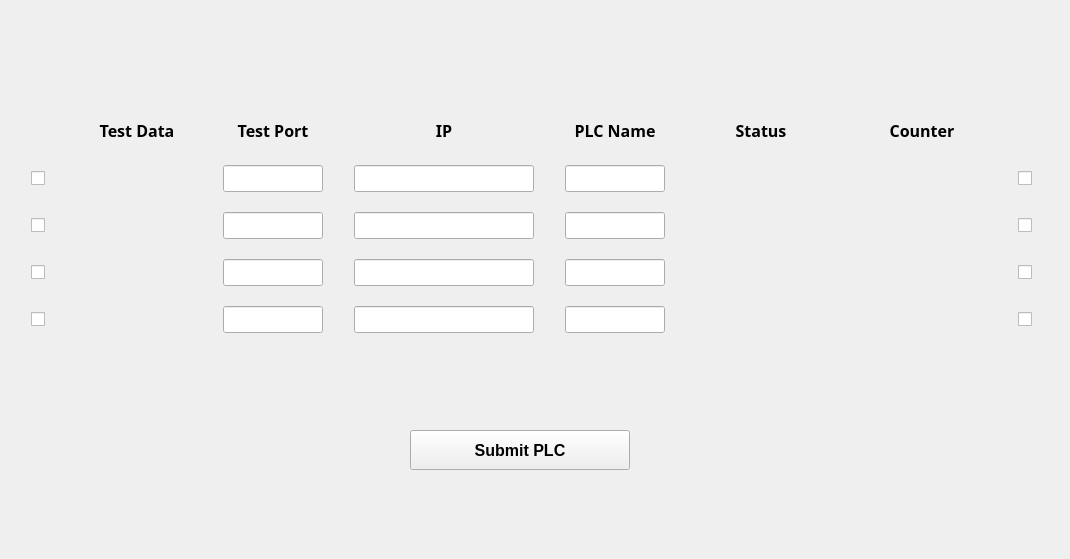
    <widget class="QWidget" name="PLC_Status">
     <attribute name="title">
      <string>PLC Status</string>
     </attribute>
     <widget class="QLabel" name="Logo_label_PLC_Status">
      <property name="geometry">
       <rect>
        <x>870</x>
        <y>360</y>
        <width>190</width>
        <height>190</height>
       </rect>
      </property>
      <property name="text">
       <string/>
      </property>
      <property name="scaledContents">
       <bool>true</bool>
      </property>
     </widget>
     <widget class="QWidget" name="layoutWidget_3">
      <property name="geometry">
       <rect>
        <x>10</x>
        <y>100</y>
        <width>1051</width>
        <height>250</height>
       </rect>
      </property>
      <layout class="QGridLayout" name="gridLayout_3" rowstretch="0,0,0,0,0" columnstretch="0,0,0,0,0,0,0,0">
       <property name="sizeConstraint">
        <enum>QLayout::SetDefaultConstraint</enum>
       </property>
       <property name="horizontalSpacing">
        <number>10</number>
       </property>
       <property name="verticalSpacing">
        <number>5</number>
       </property>
       <item row="0" column="4">
        <widget class="QLabel" name="label_Name_show">
         <property name="sizePolicy">
          <sizepolicy hsizetype="Minimum" vsizetype="Minimum">
           <horstretch>0</horstretch>
           <verstretch>0</verstretch>
          </sizepolicy>
         </property>
         <property name="font">
          <font>
           <family>B Nazanin</family>
           <pointsize>12</pointsize>
           <weight>75</weight>
           <bold>true</bold>
          </font>
         </property>
         <property name="text">
          <string>PLC Name</string>
         </property>
         <property name="alignment">
          <set>Qt::AlignCenter</set>
         </property>
        </widget>
       </item>
       <item row="1" column="5">
        <widget class="QLabel" name="PLC_Status_lbl_1">
         <property name="sizePolicy">
          <sizepolicy hsizetype="Minimum" vsizetype="Preferred">
           <horstretch>0</horstretch>
           <verstretch>0</verstretch>
          </sizepolicy>
         </property>
         <property name="maximumSize">
          <size>
           <width>130</width>
           <height>16777215</height>
          </size>
         </property>
         <property name="font">
          <font>
           <pointsize>12</pointsize>
           <weight>75</weight>
           <bold>true</bold>
          </font>
         </property>
         <property name="text">
          <string/>
         </property>
         <property name="alignment">
          <set>Qt::AlignCenter</set>
         </property>
        </widget>
       </item>
       <item row="4" column="5">
        <widget class="QLabel" name="PLC_Status_lbl_4">
         <property name="sizePolicy">
          <sizepolicy hsizetype="Minimum" vsizetype="Preferred">
           <horstretch>0</horstretch>
           <verstretch>0</verstretch>
          </sizepolicy>
         </property>
         <property name="font">
          <font>
           <pointsize>12</pointsize>
           <weight>75</weight>
           <bold>true</bold>
          </font>
         </property>
         <property name="text">
          <string/>
         </property>
         <property name="alignment">
          <set>Qt::AlignCenter</set>
         </property>
        </widget>
       </item>
       <item row="1" column="1">
        <widget class="QLabel" name="lbl_Test_Virtual_1">
         <property name="maximumSize">
          <size>
           <width>110</width>
           <height>30</height>
          </size>
         </property>
         <property name="font">
          <font>
           <pointsize>12</pointsize>
           <weight>75</weight>
           <bold>true</bold>
          </font>
         </property>
         <property name="text">
          <string/>
         </property>
         <property name="alignment">
          <set>Qt::AlignCenter</set>
         </property>
        </widget>
       </item>
       <item row="4" column="2">
        <widget class="QLineEdit" name="PLC_TestPort_lineEdit_4">
         <property name="sizePolicy">
          <sizepolicy hsizetype="Minimum" vsizetype="Fixed">
           <horstretch>0</horstretch>
           <verstretch>0</verstretch>
          </sizepolicy>
         </property>
         <property name="maximumSize">
          <size>
           <width>100</width>
           <height>16777215</height>
          </size>
         </property>
         <property name="font">
          <font>
           <pointsize>12</pointsize>
          </font>
         </property>
         <property name="text">
          <string/>
         </property>
         <property name="alignment">
          <set>Qt::AlignCenter</set>
         </property>
        </widget>
       </item>
       <item row="2" column="2">
        <widget class="QLineEdit" name="PLC_TestPort_lineEdit_2">
         <property name="sizePolicy">
          <sizepolicy hsizetype="Minimum" vsizetype="Fixed">
           <horstretch>0</horstretch>
           <verstretch>0</verstretch>
          </sizepolicy>
         </property>
         <property name="maximumSize">
          <size>
           <width>100</width>
           <height>16777215</height>
          </size>
         </property>
         <property name="font">
          <font>
           <pointsize>12</pointsize>
          </font>
         </property>
         <property name="text">
          <string/>
         </property>
         <property name="alignment">
          <set>Qt::AlignCenter</set>
         </property>
        </widget>
       </item>
       <item row="3" column="4">
        <widget class="QLineEdit" name="PLC_Name_lineEdit_3">
         <property name="sizePolicy">
          <sizepolicy hsizetype="Minimum" vsizetype="Fixed">
           <horstretch>0</horstretch>
           <verstretch>0</verstretch>
          </sizepolicy>
         </property>
         <property name="maximumSize">
          <size>
           <width>100</width>
           <height>16777215</height>
          </size>
         </property>
         <property name="font">
          <font>
           <pointsize>12</pointsize>
          </font>
         </property>
         <property name="text">
          <string/>
         </property>
         <property name="alignment">
          <set>Qt::AlignCenter</set>
         </property>
        </widget>
       </item>
       <item row="1" column="7">
        <widget class="QCheckBox" name="checkBox_Counter_1">
         <property name="maximumSize">
          <size>
           <width>20</width>
           <height>16777215</height>
          </size>
         </property>
         <property name="font">
          <font>
           <pointsize>12</pointsize>
           <weight>75</weight>
           <bold>true</bold>
          </font>
         </property>
         <property name="text">
          <string/>
         </property>
        </widget>
       </item>
       <item row="0" column="3">
        <widget class="QLabel" name="label_IP_show">
         <property name="sizePolicy">
          <sizepolicy hsizetype="Minimum" vsizetype="Minimum">
           <horstretch>0</horstretch>
           <verstretch>0</verstretch>
          </sizepolicy>
         </property>
         <property name="font">
          <font>
           <family>B Nazanin</family>
           <pointsize>12</pointsize>
           <weight>75</weight>
           <bold>true</bold>
          </font>
         </property>
         <property name="text">
          <string>IP</string>
         </property>
         <property name="alignment">
          <set>Qt::AlignCenter</set>
         </property>
        </widget>
       </item>
       <item row="1" column="6">
        <widget class="QLabel" name="PLC_Counter_lbl_1">
         <property name="sizePolicy">
          <sizepolicy hsizetype="Minimum" vsizetype="Preferred">
           <horstretch>0</horstretch>
           <verstretch>0</verstretch>
          </sizepolicy>
         </property>
         <property name="maximumSize">
          <size>
           <width>130</width>
           <height>16777215</height>
          </size>
         </property>
         <property name="font">
          <font>
           <pointsize>12</pointsize>
           <weight>75</weight>
           <bold>true</bold>
          </font>
         </property>
         <property name="text">
          <string/>
         </property>
         <property name="alignment">
          <set>Qt::AlignCenter</set>
         </property>
        </widget>
       </item>
       <item row="0" column="5">
        <widget class="QLabel" name="label_Status_show">
         <property name="sizePolicy">
          <sizepolicy hsizetype="Minimum" vsizetype="Minimum">
           <horstretch>0</horstretch>
           <verstretch>0</verstretch>
          </sizepolicy>
         </property>
         <property name="font">
          <font>
           <family>B Nazanin</family>
           <pointsize>12</pointsize>
           <weight>75</weight>
           <bold>true</bold>
          </font>
         </property>
         <property name="text">
          <string>Status</string>
         </property>
         <property name="alignment">
          <set>Qt::AlignCenter</set>
         </property>
        </widget>
       </item>
       <item row="4" column="1">
        <widget class="QLabel" name="lbl_Test_Virtual_4">
         <property name="maximumSize">
          <size>
           <width>110</width>
           <height>16777215</height>
          </size>
         </property>
         <property name="font">
          <font>
           <pointsize>12</pointsize>
           <weight>75</weight>
           <bold>true</bold>
          </font>
         </property>
         <property name="text">
          <string/>
         </property>
         <property name="alignment">
          <set>Qt::AlignCenter</set>
         </property>
        </widget>
       </item>
       <item row="3" column="1">
        <widget class="QLabel" name="lbl_Test_Virtual_3">
         <property name="maximumSize">
          <size>
           <width>110</width>
           <height>30</height>
          </size>
         </property>
         <property name="font">
          <font>
           <pointsize>12</pointsize>
           <weight>75</weight>
           <bold>true</bold>
          </font>
         </property>
         <property name="text">
          <string/>
         </property>
         <property name="alignment">
          <set>Qt::AlignCenter</set>
         </property>
        </widget>
       </item>
       <item row="4" column="7">
        <widget class="QCheckBox" name="checkBox_Counter_4">
         <property name="maximumSize">
          <size>
           <width>20</width>
           <height>16777215</height>
          </size>
         </property>
         <property name="font">
          <font>
           <pointsize>12</pointsize>
           <weight>75</weight>
           <bold>true</bold>
          </font>
         </property>
         <property name="text">
          <string/>
         </property>
        </widget>
       </item>
       <item row="3" column="5">
        <widget class="QLabel" name="PLC_Status_lbl_3">
         <property name="sizePolicy">
          <sizepolicy hsizetype="Minimum" vsizetype="Preferred">
           <horstretch>0</horstretch>
           <verstretch>0</verstretch>
          </sizepolicy>
         </property>
         <property name="font">
          <font>
           <pointsize>12</pointsize>
           <weight>75</weight>
           <bold>true</bold>
          </font>
         </property>
         <property name="text">
          <string/>
         </property>
         <property name="alignment">
          <set>Qt::AlignCenter</set>
         </property>
        </widget>
       </item>
       <item row="1" column="0">
        <widget class="QCheckBox" name="checkBox_Test_Virtual_1">
         <property name="maximumSize">
          <size>
           <width>20</width>
           <height>16777215</height>
          </size>
         </property>
         <property name="font">
          <font>
           <pointsize>12</pointsize>
           <weight>75</weight>
           <bold>true</bold>
          </font>
         </property>
         <property name="text">
          <string/>
         </property>
        </widget>
       </item>
       <item row="2" column="5">
        <widget class="QLabel" name="PLC_Status_lbl_2">
         <property name="sizePolicy">
          <sizepolicy hsizetype="Minimum" vsizetype="Preferred">
           <horstretch>0</horstretch>
           <verstretch>0</verstretch>
          </sizepolicy>
         </property>
         <property name="font">
          <font>
           <pointsize>12</pointsize>
           <weight>75</weight>
           <bold>true</bold>
          </font>
         </property>
         <property name="text">
          <string/>
         </property>
         <property name="alignment">
          <set>Qt::AlignCenter</set>
         </property>
        </widget>
       </item>
       <item row="3" column="6">
        <widget class="QLabel" name="PLC_Counter_lbl_3">
         <property name="sizePolicy">
          <sizepolicy hsizetype="Minimum" vsizetype="Preferred">
           <horstretch>0</horstretch>
           <verstretch>0</verstretch>
          </sizepolicy>
         </property>
         <property name="font">
          <font>
           <pointsize>12</pointsize>
           <weight>75</weight>
           <bold>true</bold>
          </font>
         </property>
         <property name="text">
          <string/>
         </property>
         <property name="alignment">
          <set>Qt::AlignCenter</set>
         </property>
        </widget>
       </item>
       <item row="2" column="3">
        <widget class="QLineEdit" name="PLC_IP_lineEdit_2">
         <property name="sizePolicy">
          <sizepolicy hsizetype="Minimum" vsizetype="Fixed">
           <horstretch>0</horstretch>
           <verstretch>0</verstretch>
          </sizepolicy>
         </property>
         <property name="maximumSize">
          <size>
           <width>180</width>
           <height>16777215</height>
          </size>
         </property>
         <property name="font">
          <font>
           <pointsize>12</pointsize>
          </font>
         </property>
         <property name="text">
          <string/>
         </property>
         <property name="alignment">
          <set>Qt::AlignCenter</set>
         </property>
        </widget>
       </item>
       <item row="3" column="7">
        <widget class="QCheckBox" name="checkBox_Counter_3">
         <property name="maximumSize">
          <size>
           <width>20</width>
           <height>16777215</height>
          </size>
         </property>
         <property name="font">
          <font>
           <pointsize>12</pointsize>
           <weight>75</weight>
           <bold>true</bold>
          </font>
         </property>
         <property name="text">
          <string/>
         </property>
        </widget>
       </item>
       <item row="2" column="0">
        <widget class="QCheckBox" name="checkBox_Test_Virtual_2">
         <property name="maximumSize">
          <size>
           <width>20</width>
           <height>16777215</height>
          </size>
         </property>
         <property name="font">
          <font>
           <pointsize>12</pointsize>
           <weight>75</weight>
           <bold>true</bold>
          </font>
         </property>
         <property name="text">
          <string/>
         </property>
        </widget>
       </item>
       <item row="3" column="3">
        <widget class="QLineEdit" name="PLC_IP_lineEdit_3">
         <property name="sizePolicy">
          <sizepolicy hsizetype="Minimum" vsizetype="Fixed">
           <horstretch>0</horstretch>
           <verstretch>0</verstretch>
          </sizepolicy>
         </property>
         <property name="maximumSize">
          <size>
           <width>180</width>
           <height>16777215</height>
          </size>
         </property>
         <property name="font">
          <font>
           <pointsize>12</pointsize>
          </font>
         </property>
         <property name="text">
          <string/>
         </property>
         <property name="alignment">
          <set>Qt::AlignCenter</set>
         </property>
        </widget>
       </item>
       <item row="0" column="6">
        <widget class="QLabel" name="label_Status_show_2">
         <property name="sizePolicy">
          <sizepolicy hsizetype="Minimum" vsizetype="Minimum">
           <horstretch>0</horstretch>
           <verstretch>0</verstretch>
          </sizepolicy>
         </property>
         <property name="font">
          <font>
           <family>B Nazanin</family>
           <pointsize>12</pointsize>
           <weight>75</weight>
           <bold>true</bold>
          </font>
         </property>
         <property name="text">
          <string>Counter</string>
         </property>
         <property name="alignment">
          <set>Qt::AlignCenter</set>
         </property>
        </widget>
       </item>
       <item row="4" column="4">
        <widget class="QLineEdit" name="PLC_Name_lineEdit_4">
         <property name="sizePolicy">
          <sizepolicy hsizetype="Minimum" vsizetype="Fixed">
           <horstretch>0</horstretch>
           <verstretch>0</verstretch>
          </sizepolicy>
         </property>
         <property name="maximumSize">
          <size>
           <width>100</width>
           <height>16777215</height>
          </size>
         </property>
         <property name="font">
          <font>
           <pointsize>12</pointsize>
          </font>
         </property>
         <property name="text">
          <string/>
         </property>
         <property name="alignment">
          <set>Qt::AlignCenter</set>
         </property>
        </widget>
       </item>
       <item row="3" column="2">
        <widget class="QLineEdit" name="PLC_TestPort_lineEdit_3">
         <property name="sizePolicy">
          <sizepolicy hsizetype="Minimum" vsizetype="Fixed">
           <horstretch>0</horstretch>
           <verstretch>0</verstretch>
          </sizepolicy>
         </property>
         <property name="maximumSize">
          <size>
           <width>100</width>
           <height>16777215</height>
          </size>
         </property>
         <property name="font">
          <font>
           <pointsize>12</pointsize>
          </font>
         </property>
         <property name="text">
          <string/>
         </property>
         <property name="alignment">
          <set>Qt::AlignCenter</set>
         </property>
        </widget>
       </item>
       <item row="4" column="6">
        <widget class="QLabel" name="PLC_Counter_lbl_4">
         <property name="sizePolicy">
          <sizepolicy hsizetype="Minimum" vsizetype="Preferred">
           <horstretch>0</horstretch>
           <verstretch>0</verstretch>
          </sizepolicy>
         </property>
         <property name="font">
          <font>
           <pointsize>12</pointsize>
           <weight>75</weight>
           <bold>true</bold>
          </font>
         </property>
         <property name="text">
          <string/>
         </property>
         <property name="alignment">
          <set>Qt::AlignCenter</set>
         </property>
        </widget>
       </item>
       <item row="4" column="0">
        <widget class="QCheckBox" name="checkBox_Test_Virtual_4">
         <property name="maximumSize">
          <size>
           <width>20</width>
           <height>16777215</height>
          </size>
         </property>
         <property name="font">
          <font>
           <pointsize>12</pointsize>
           <weight>75</weight>
           <bold>true</bold>
          </font>
         </property>
         <property name="text">
          <string/>
         </property>
        </widget>
       </item>
       <item row="1" column="3">
        <widget class="QLineEdit" name="PLC_IP_lineEdit_1">
         <property name="sizePolicy">
          <sizepolicy hsizetype="Minimum" vsizetype="Fixed">
           <horstretch>0</horstretch>
           <verstretch>0</verstretch>
          </sizepolicy>
         </property>
         <property name="maximumSize">
          <size>
           <width>180</width>
           <height>16777215</height>
          </size>
         </property>
         <property name="font">
          <font>
           <pointsize>12</pointsize>
          </font>
         </property>
         <property name="text">
          <string/>
         </property>
         <property name="alignment">
          <set>Qt::AlignCenter</set>
         </property>
        </widget>
       </item>
       <item row="3" column="0">
        <widget class="QCheckBox" name="checkBox_Test_Virtual_3">
         <property name="maximumSize">
          <size>
           <width>20</width>
           <height>16777215</height>
          </size>
         </property>
         <property name="font">
          <font>
           <pointsize>12</pointsize>
           <weight>75</weight>
           <bold>true</bold>
          </font>
         </property>
         <property name="text">
          <string/>
         </property>
        </widget>
       </item>
       <item row="1" column="4">
        <widget class="QLineEdit" name="PLC_Name_lineEdit_1">
         <property name="sizePolicy">
          <sizepolicy hsizetype="Minimum" vsizetype="Fixed">
           <horstretch>0</horstretch>
           <verstretch>0</verstretch>
          </sizepolicy>
         </property>
         <property name="maximumSize">
          <size>
           <width>100</width>
           <height>16777215</height>
          </size>
         </property>
         <property name="font">
          <font>
           <pointsize>12</pointsize>
          </font>
         </property>
         <property name="text">
          <string/>
         </property>
         <property name="alignment">
          <set>Qt::AlignCenter</set>
         </property>
        </widget>
       </item>
       <item row="4" column="3">
        <widget class="QLineEdit" name="PLC_IP_lineEdit_4">
         <property name="sizePolicy">
          <sizepolicy hsizetype="Minimum" vsizetype="Fixed">
           <horstretch>0</horstretch>
           <verstretch>0</verstretch>
          </sizepolicy>
         </property>
         <property name="maximumSize">
          <size>
           <width>180</width>
           <height>16777215</height>
          </size>
         </property>
         <property name="font">
          <font>
           <pointsize>12</pointsize>
          </font>
         </property>
         <property name="text">
          <string/>
         </property>
         <property name="alignment">
          <set>Qt::AlignCenter</set>
         </property>
        </widget>
       </item>
       <item row="0" column="2">
        <widget class="QLabel" name="label_TestPort_show">
         <property name="sizePolicy">
          <sizepolicy hsizetype="Minimum" vsizetype="Minimum">
           <horstretch>0</horstretch>
           <verstretch>0</verstretch>
          </sizepolicy>
         </property>
         <property name="font">
          <font>
           <family>B Nazanin</family>
           <pointsize>12</pointsize>
           <weight>75</weight>
           <bold>true</bold>
          </font>
         </property>
         <property name="text">
          <string>Test Port</string>
         </property>
         <property name="alignment">
          <set>Qt::AlignCenter</set>
         </property>
        </widget>
       </item>
       <item row="2" column="4">
        <widget class="QLineEdit" name="PLC_Name_lineEdit_2">
         <property name="sizePolicy">
          <sizepolicy hsizetype="Minimum" vsizetype="Fixed">
           <horstretch>0</horstretch>
           <verstretch>0</verstretch>
          </sizepolicy>
         </property>
         <property name="maximumSize">
          <size>
           <width>100</width>
           <height>16777215</height>
          </size>
         </property>
         <property name="font">
          <font>
           <pointsize>12</pointsize>
          </font>
         </property>
         <property name="text">
          <string/>
         </property>
         <property name="alignment">
          <set>Qt::AlignCenter</set>
         </property>
        </widget>
       </item>
       <item row="0" column="1">
        <widget class="QLabel" name="label_Data_show">
         <property name="sizePolicy">
          <sizepolicy hsizetype="Minimum" vsizetype="Minimum">
           <horstretch>0</horstretch>
           <verstretch>0</verstretch>
          </sizepolicy>
         </property>
         <property name="maximumSize">
          <size>
           <width>16777213</width>
           <height>30</height>
          </size>
         </property>
         <property name="font">
          <font>
           <family>B Nazanin</family>
           <pointsize>12</pointsize>
           <weight>75</weight>
           <bold>true</bold>
          </font>
         </property>
         <property name="text">
          <string>Test Data</string>
         </property>
         <property name="alignment">
          <set>Qt::AlignCenter</set>
         </property>
        </widget>
       </item>
       <item row="2" column="7">
        <widget class="QCheckBox" name="checkBox_Counter_2">
         <property name="maximumSize">
          <size>
           <width>20</width>
           <height>16777215</height>
          </size>
         </property>
         <property name="font">
          <font>
           <pointsize>12</pointsize>
           <weight>75</weight>
           <bold>true</bold>
          </font>
         </property>
         <property name="text">
          <string/>
         </property>
        </widget>
       </item>
       <item row="2" column="1">
        <widget class="QLabel" name="lbl_Test_Virtual_2">
         <property name="maximumSize">
          <size>
           <width>110</width>
           <height>30</height>
          </size>
         </property>
         <property name="font">
          <font>
           <pointsize>12</pointsize>
           <weight>75</weight>
           <bold>true</bold>
          </font>
         </property>
         <property name="text">
          <string/>
         </property>
         <property name="alignment">
          <set>Qt::AlignCenter</set>
         </property>
        </widget>
       </item>
       <item row="2" column="6">
        <widget class="QLabel" name="PLC_Counter_lbl_2">
         <property name="sizePolicy">
          <sizepolicy hsizetype="Minimum" vsizetype="Preferred">
           <horstretch>0</horstretch>
           <verstretch>0</verstretch>
          </sizepolicy>
         </property>
         <property name="font">
          <font>
           <pointsize>12</pointsize>
           <weight>75</weight>
           <bold>true</bold>
          </font>
         </property>
         <property name="text">
          <string/>
         </property>
         <property name="alignment">
          <set>Qt::AlignCenter</set>
         </property>
        </widget>
       </item>
       <item row="1" column="2">
        <widget class="QLineEdit" name="PLC_TestPort_lineEdit_1">
         <property name="sizePolicy">
          <sizepolicy hsizetype="Minimum" vsizetype="Fixed">
           <horstretch>0</horstretch>
           <verstretch>0</verstretch>
          </sizepolicy>
         </property>
         <property name="maximumSize">
          <size>
           <width>100</width>
           <height>16777215</height>
          </size>
         </property>
         <property name="font">
          <font>
           <pointsize>12</pointsize>
          </font>
         </property>
         <property name="text">
          <string/>
         </property>
         <property name="alignment">
          <set>Qt::AlignCenter</set>
         </property>
        </widget>
       </item>
      </layout>
     </widget>
     <widget class="QPushButton" name="PLC_Submit_pb">
      <property name="geometry">
       <rect>
        <x>410</x>
        <y>430</y>
        <width>220</width>
        <height>40</height>
       </rect>
      </property>
      <property name="font">
       <font>
        <pointsize>12</pointsize>
        <weight>75</weight>
        <bold>true</bold>
       </font>
      </property>
      <property name="text">
       <string>Submit PLC</string>
      </property>
     </widget>
    </widget>
